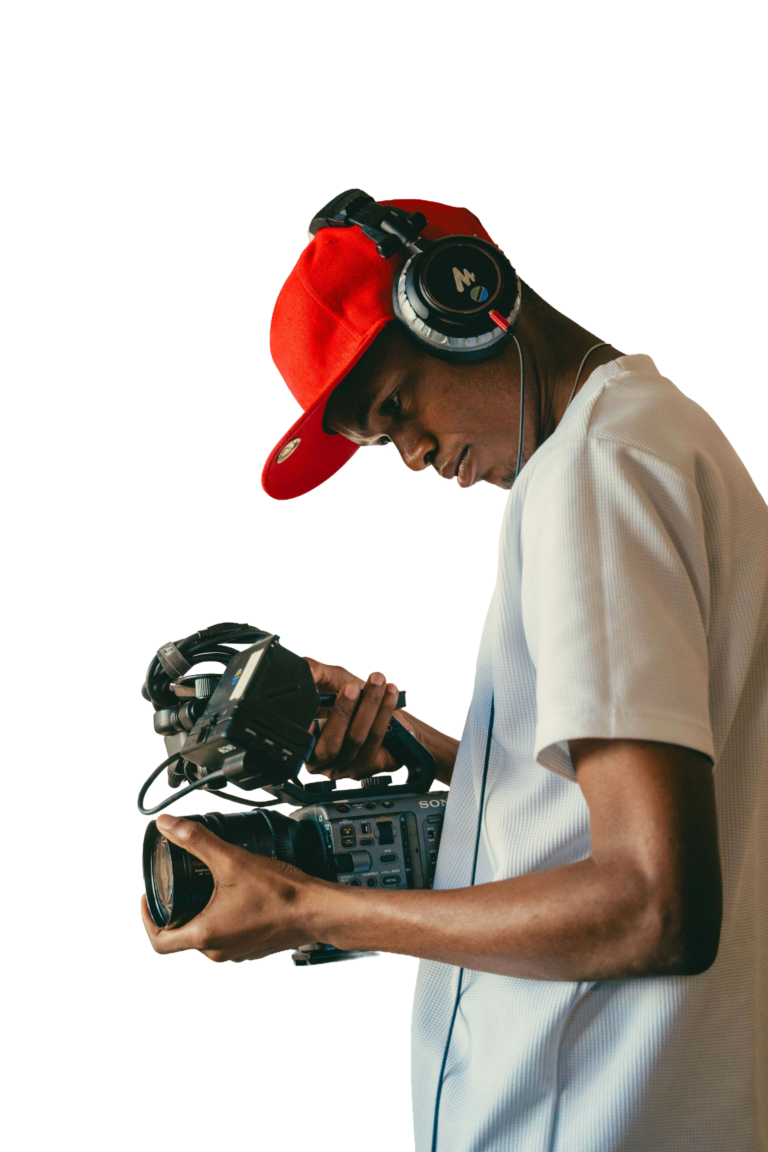
#> input picture assets/draxraw.png, 768 x 1152 px, found by its file name
$ python make_hero_cutout_webp.py
#> lines starting #> are read from the running program, lines starting #| are printed output that depends on the picture
#!/usr/bin/env python3
"""Rebuild the hero cutout WITHOUT alpha damage.

FASTOCTREE palette quantization collapsed semi-transparent edge
pixels into opaque ones (visible box behind the subject). WebP
keeps a full 8-bit alpha channel at a fraction of the PNG weight.
"""
from PIL import Image
import os

src = Image.open('assets/draxraw.png').convert('RGBA')
#> src is the input picture: PIL image 768x1152 RGBA; mean R, G, B, A 55.1, 46.8, 41.1, 110.8
bbox = src.getchannel('A').getbbox()
#> bbox = (136, 187, 768, 1152)
cut = src.crop(bbox)
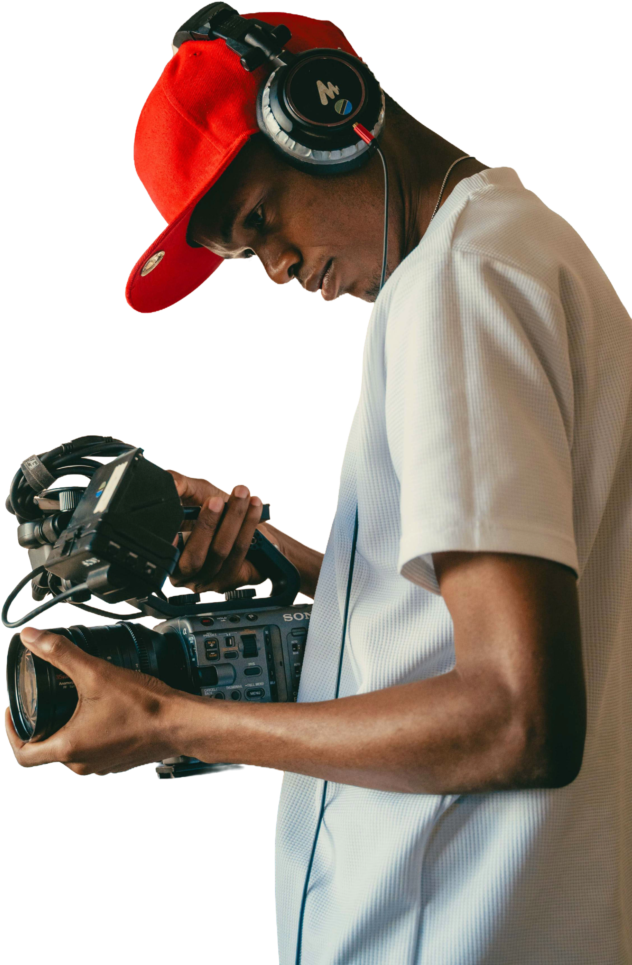
#> cut: PIL image 632x965 RGBA; mean R, G, B, A 79.9, 67.9, 59.6, 160.7; transparent parts drawn white
print('cropped:', cut.size)
#| cropped: (632, 965)

target_w = 640
if cut.width > target_w:
    ratio = target_w / cut.width
    cut = cut.resize((target_w, round(cut.height * ratio)), Image.LANCZOS)

out = 'public/images/hero-drax-cutout.webp'
cut.save(out, quality=88, method=6)
print('webp:', os.path.getsize(out) // 1024, 'KB', cut.size)
#| webp: 72 KB (632, 965)

# verify alpha survived
import numpy as np
a = np.array(Image.open(out).convert('RGBA').getchannel('A'))
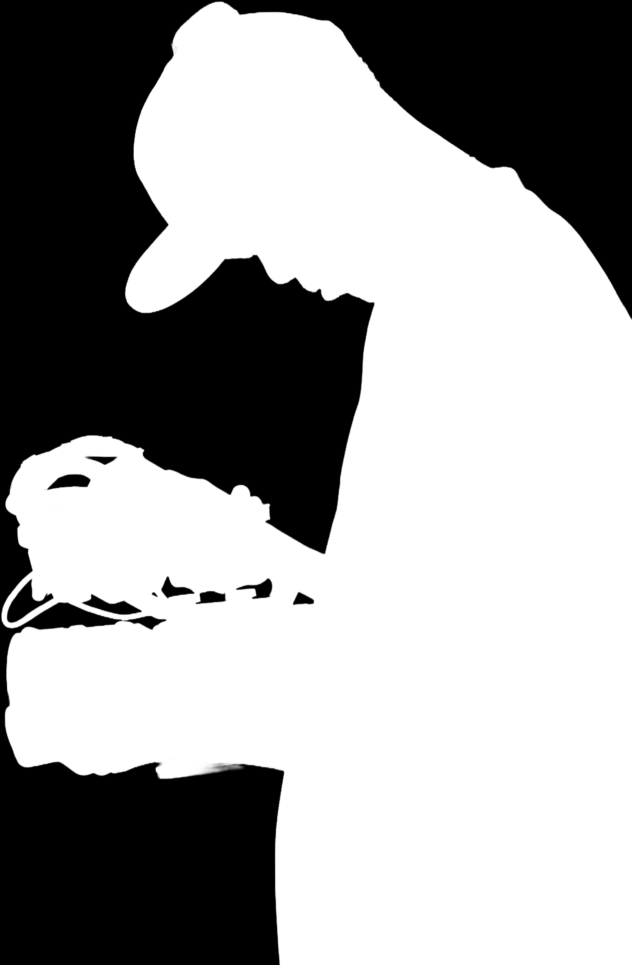
#> a: shape (965, 632); min 0, max 255, mean 160.7
print('alpha min/max', a.min(), a.max(), 'transparent%', round((a < 10).mean() * 100, 1))
#| alpha min/max 0 255 transparent% 36.4
